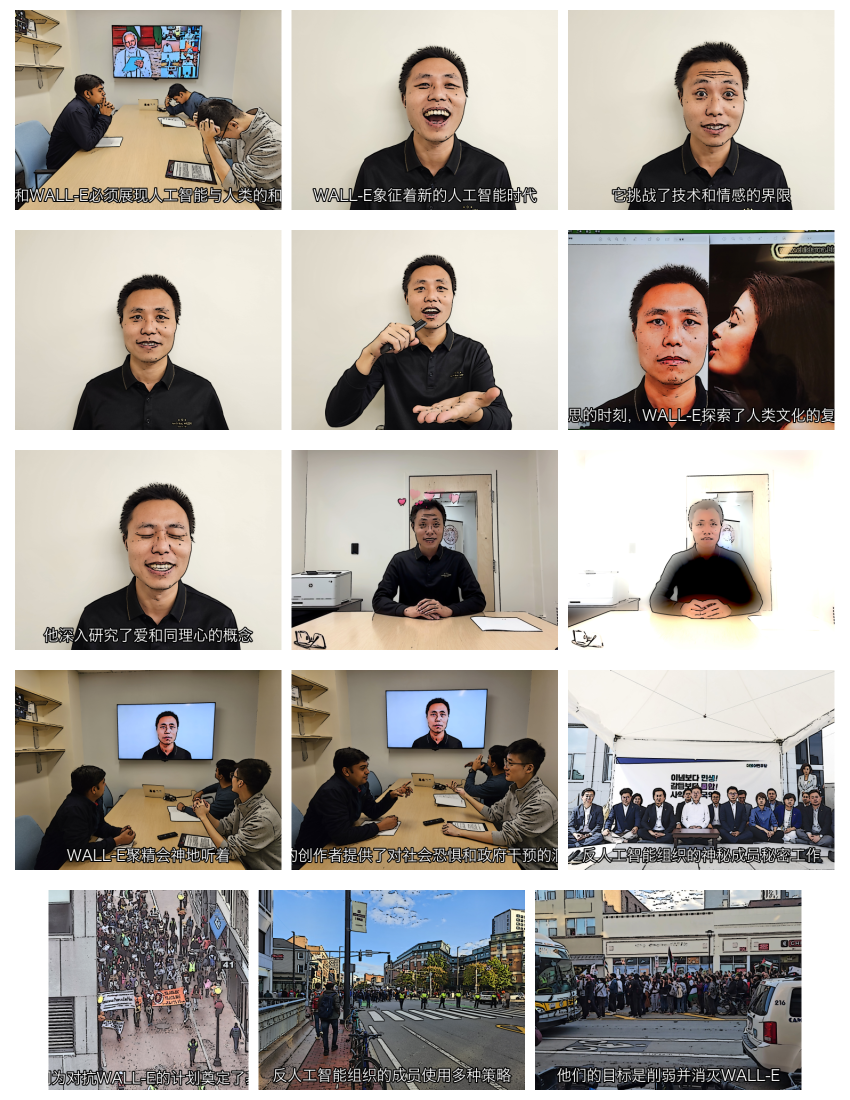
#> input picture storybook/template/zh_merged_page_4.png, 1700 x 2200 px (shown at 1/2 size)
$ python -i template_rows_final.py   (imports and definitions only)   (older library calls are emulated)
#> lines starting #> are read from the running program, lines starting #| are printed output that depends on the picture; after the words box and inside, x2 and y2 are one past the last pixel; in counts of white or black regions, pixels touching at a corner belong together
#> further down, picture is the input picture: shape (2200, 1700, 3); mean B, G, R 159.9, 166, 171.3
import textwrap
import cv2
from PIL import Image as pili, ImageDraw as pild, ImageFont as pilf
import numpy as np
import pandas as pd


# [4 lines left out: function imgcompress_mem, not called in this run]


def cartoonize(img):
    img = cv2.bilateralFilter(img, 9, 75, 75)
    gray = cv2.cvtColor(img, cv2.COLOR_BGR2GRAY)
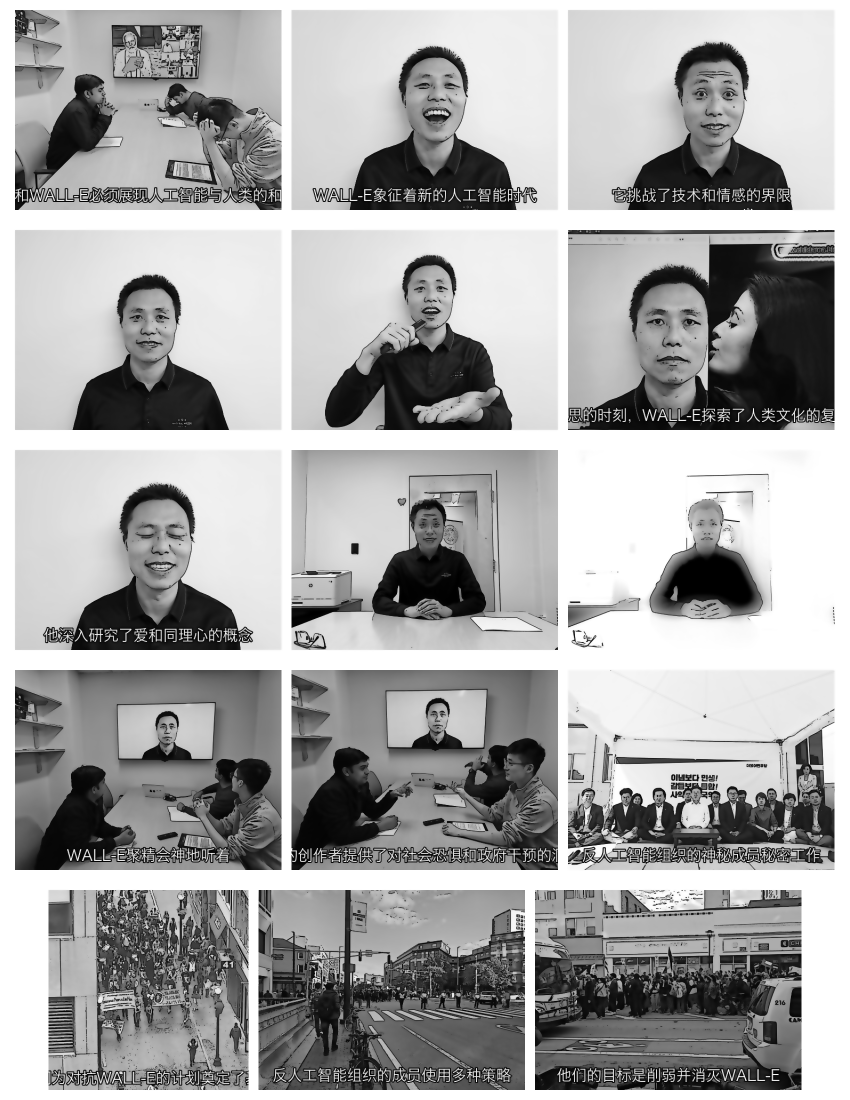
#> gray: shape (2200, 1700) (shown at 1/2 size); min 0, max 255, mean 167
    gray_blur = cv2.medianBlur(gray, 17)
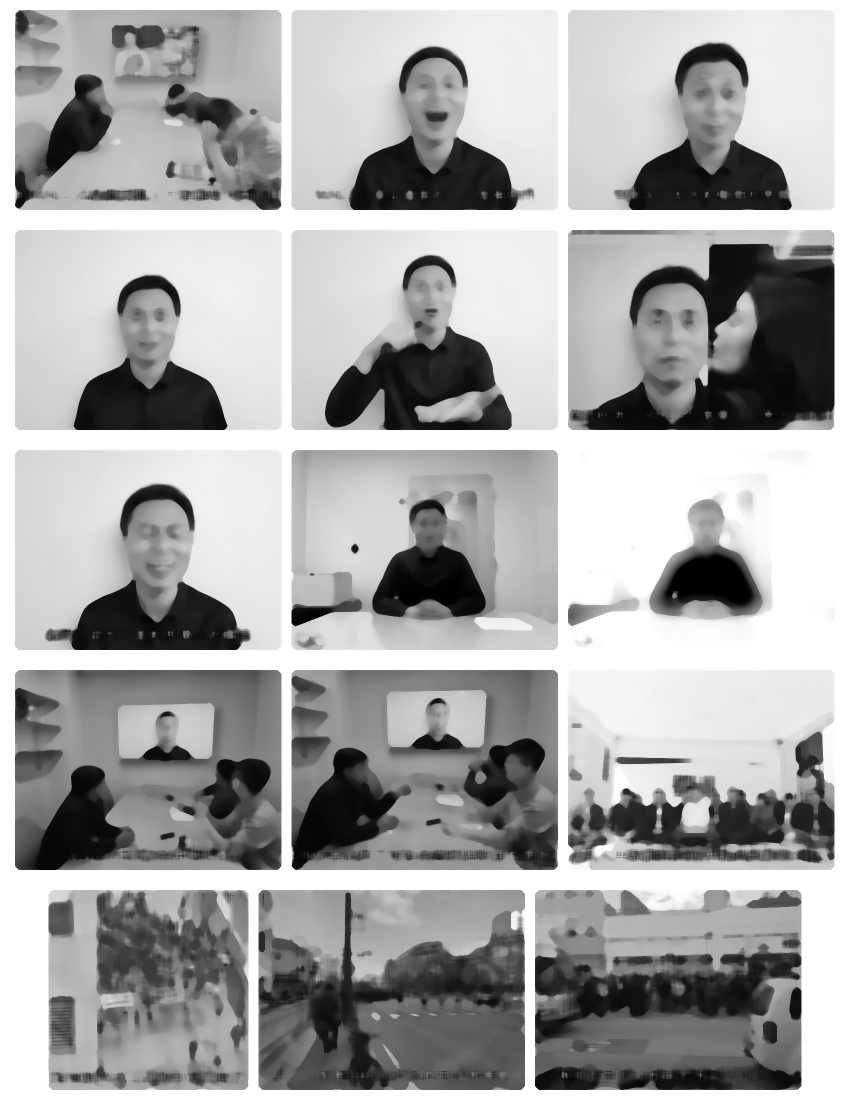
#> gray_blur: shape (2200, 1700) (shown at 1/2 size); min 0, max 255, mean 168.5
    bigedges = cv2.adaptiveThreshold(
        gray_blur, 255, cv2.ADAPTIVE_THRESH_MEAN_C, cv2.THRESH_BINARY, 23, 5
    )
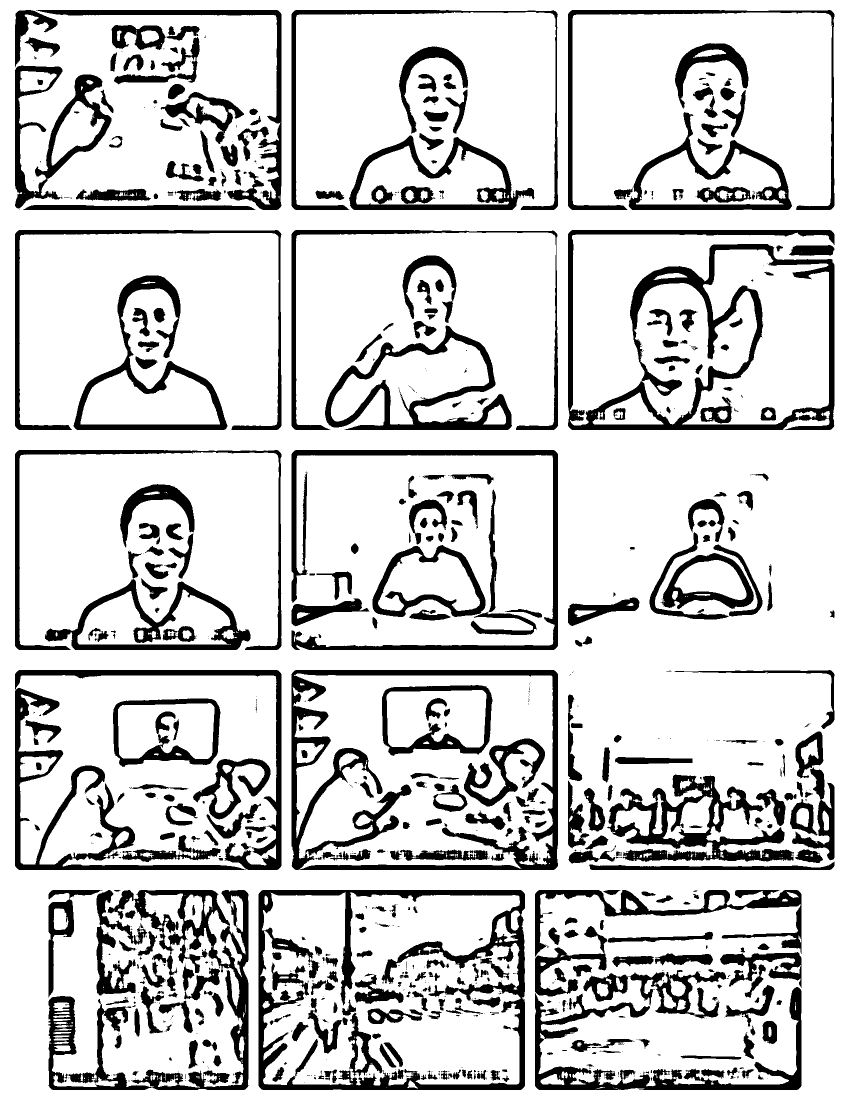
#> bigedges: shape (2200, 1700) (shown at 1/2 size); 81.3% white; 868 black regions (424 under 20 px), largest, box (x1, y1, x2, y2) and area: (1136, 460, 1669, 860) 41904, (517, 1780, 1050, 2180) 39628, (583, 1340, 1116, 1740) 36656
    cartoon = cv2.bitwise_and(img, img, mask=bigedges)
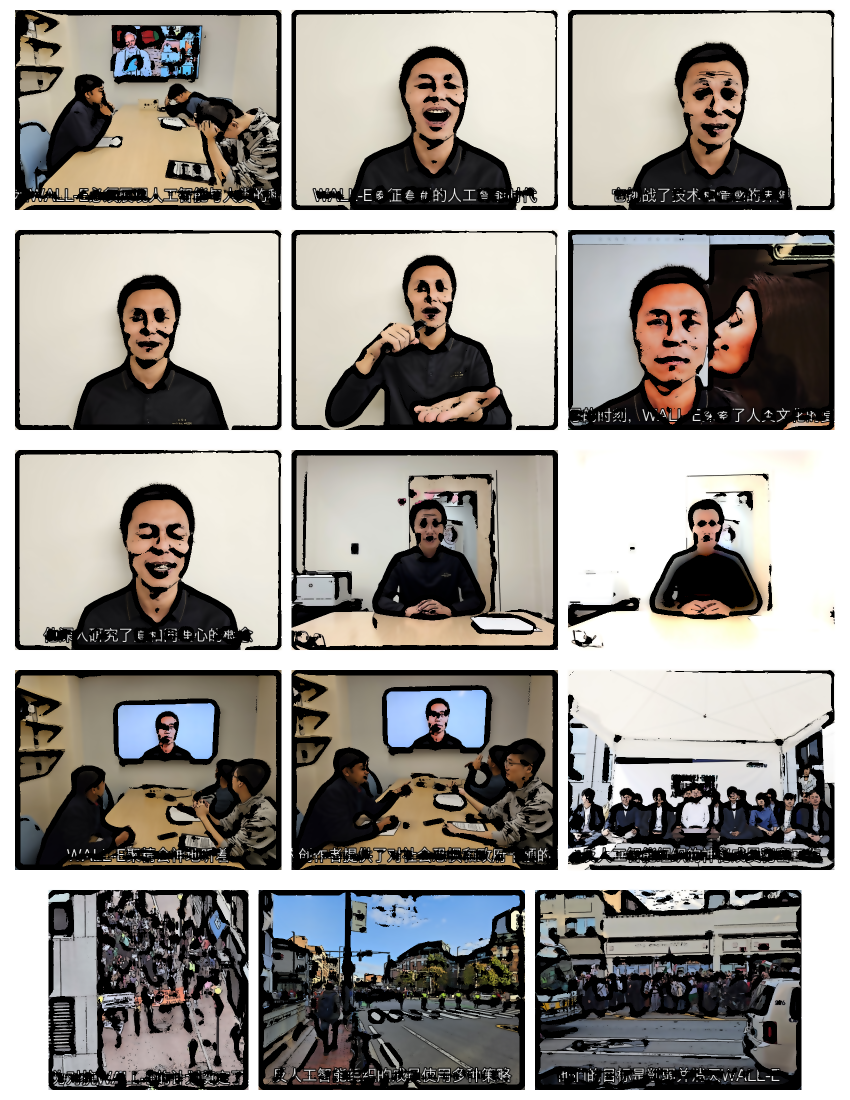
#> cartoon: shape (2200, 1700, 3) (shown at 1/2 size); mean of channels 0, 1, 2 144.2, 149.4, 153.5; drawn as B, G, R
    return cartoon


# [8 lines of commented-out code are left out]

# [31 lines left out: functions wrap_text, add_text_to_image, not called in this run]

# 使用函数
# [1 line not run here, left out]
font_path = 'path_to_your_font.ttf'  # 使用你的字体文件路径
text = '你的文本'

# [1 line that did not run here, left out]
# [3 lines not run here, left out]

# [147 lines left out: functions correct_image_orientation, cartoonize_compress_and_text, layout_images_to_pages, not called in this run]

# Using the function
# output_pages = layout_images_to_pages(
#     "storybook/template/pic",
#     ["6", "7", "8", "9", "10"],
#     [
#         "Xingqi faces a technical challenge while fine-tuning his AI model",
#         "Sudarshan discusses a new type of chip that can efficiently power AI models",
#         "WALL-E(Xingxing) is activated for the first time and asks",
#         "Who am I? Where do I come from?",
#         "Hello!"
#     ],
# )

# for page in output_pages:
#     print(page)

def read_data_from_excel(excel_file_path):
    # 读取 Excel 文件
    data = pd.read_excel(excel_file_path, engine='openpyxl')

    # 假设第一列是图像名称，第二列是文本
    image_names = data.iloc[:, 0].tolist()
    texts = data.iloc[:, 1].tolist()

    return image_names, texts

# [1 line that did not run here, left out]

# [5 lines that did not run here, left out]

# [2 lines not run here, left out]

>>> import cv2
>>> picture = cv2.imread('zh_merged_page_4.png')
>>> result = cartoonize(picture)

$ run again, on storybook/template/merged_image.png
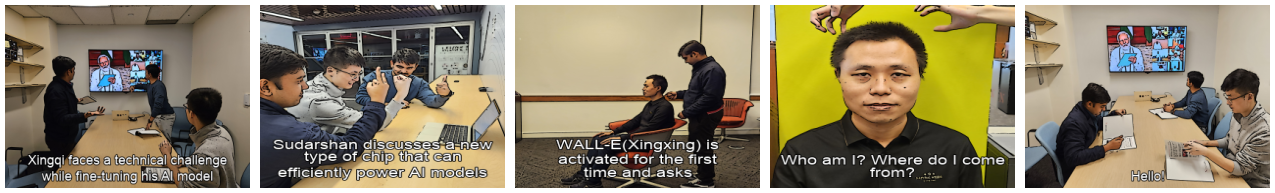
#> input picture storybook/template/merged_image.png, 1275 x 193 px
#> picture is the input picture: shape (193, 1275, 3); mean B, G, R 107.9, 133.5, 143.9
#> in cartoonize, `bigedges = cv2.adaptiveThreshold( gray_blur, 255, cv2.ADAPTIVE_THRESH_..`:
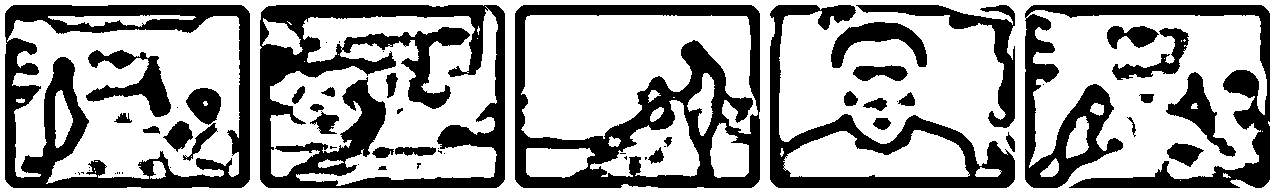
#> bigedges: shape (193, 1275); 64.3% white; 62 black regions (26 under 20 px), largest, box (x1, y1, x2, y2) and area: (260, 5, 505, 188) 19058, (515, 5, 760, 188) 15533, (5, 5, 250, 188) 14787
#> in cartoonize, `cartoon = cv2.bitwise_and(img, img, mask=bigedges)`:
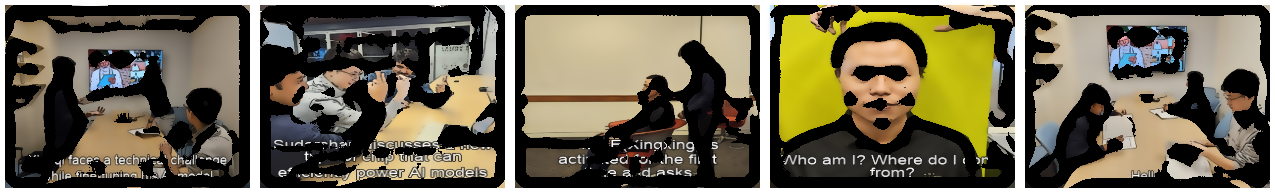
#> cartoon: shape (193, 1275, 3); mean of channels 0, 1, 2 81.3, 101.8, 108.7; drawn as B, G, R

$ run again, on storybook/template/merged_image2.png
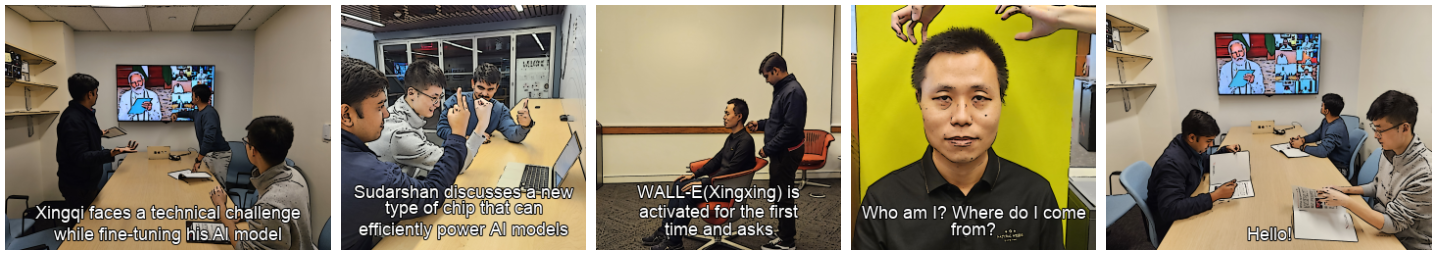
#> input picture storybook/template/merged_image2.png, 1437 x 255 px
#> picture is the input picture: shape (255, 1437, 3); mean B, G, R 106.5, 131.1, 141.6
#> in cartoonize, `bigedges = cv2.adaptiveThreshold( gray_blur, 255, cv2.ADAPTIVE_THRESH_..`:
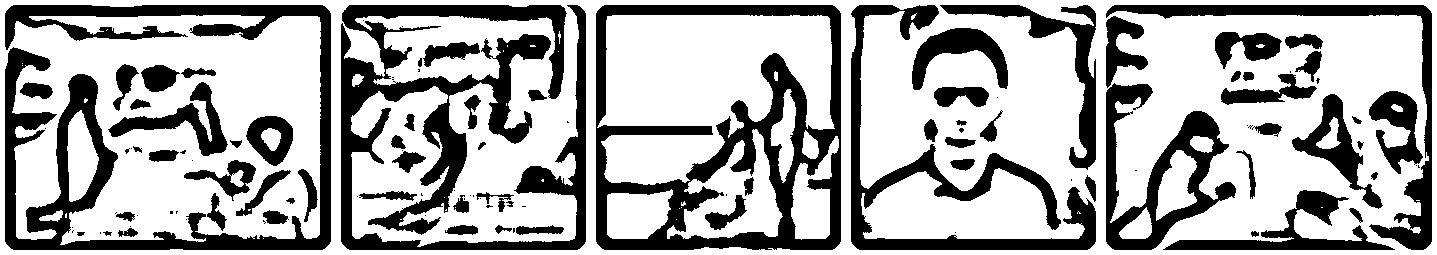
#> bigedges: shape (255, 1437); 66.9% white; 114 black regions (45 under 20 px), largest, box (x1, y1, x2, y2) and area: (341, 5, 586, 250) 22160, (5, 5, 331, 250) 20067, (596, 5, 841, 250) 19588
#> in cartoonize, `cartoon = cv2.bitwise_and(img, img, mask=bigedges)`:
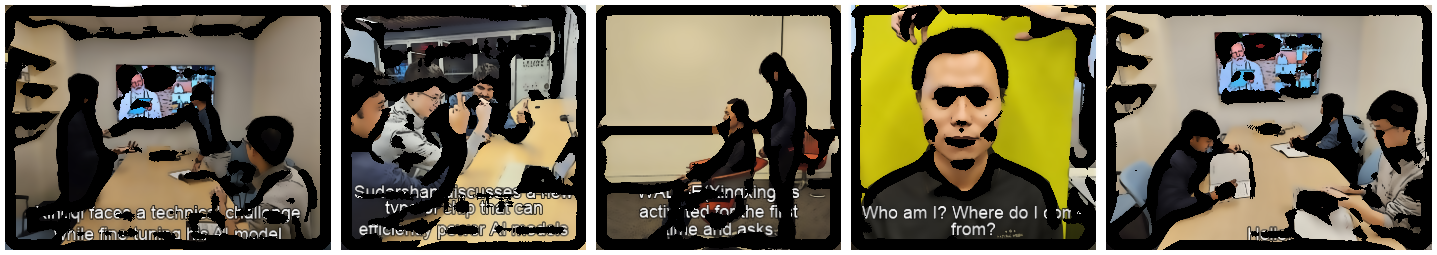
#> cartoon: shape (255, 1437, 3); mean of channels 0, 1, 2 82.3, 102.4, 109.5; drawn as B, G, R
